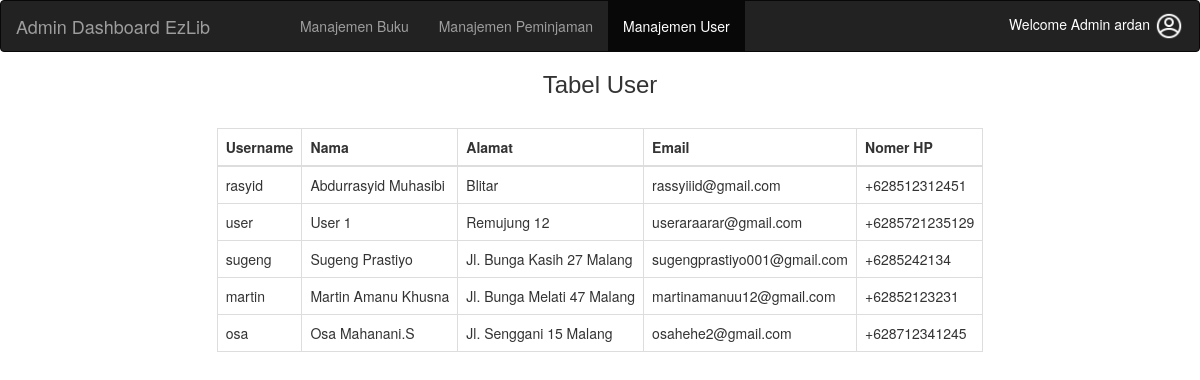
Page /manajemen_user.php (signed in) on the earlier database version.
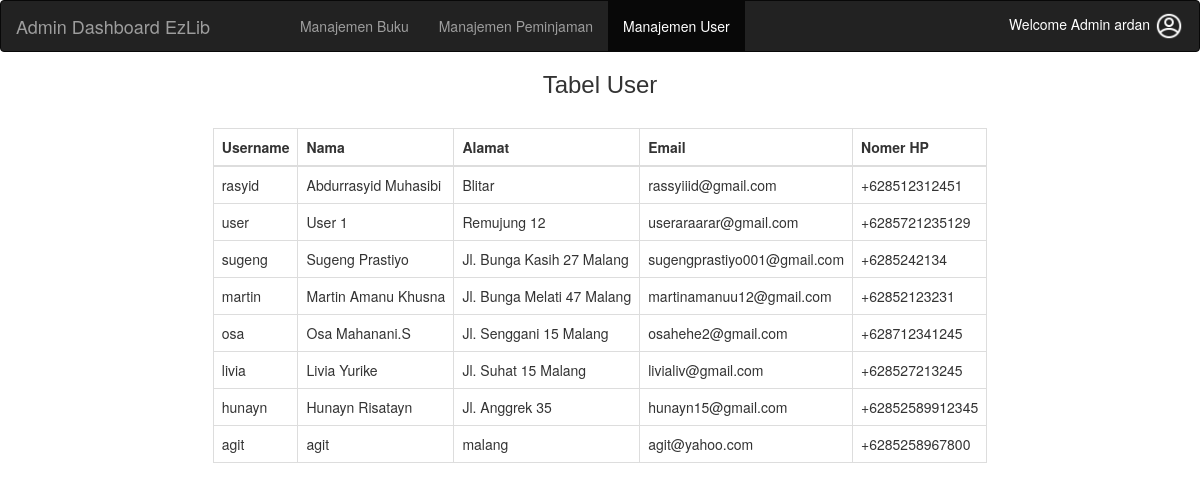
Same page on the later database version.
### tables this page shows
CREATE TABLE `user` (
  `id_user` int(11) NOT NULL,
  `username` varchar(10) NOT NULL,
  `password` varchar(70) NOT NULL,
  `nama_user` varchar(30) NOT NULL,
  `alamat_user` varchar(80) NOT NULL,
  `email` varchar(40) NOT NULL,
  `no_hp` varchar(20) NOT NULL
);

### manajemen_user.php (the view, shortened to what this page needs)
<!DOCTYPE html>
<html lang="en">
<head>
    <link rel="stylesheet" href="https://maxcdn.bootstrapcdn.com/bootstrap/3.4.0/css/bootstrap.min.css">
    <link rel="stylesheet" href="css/bootstrap.min.css">
    <link rel="stylesheet" href="css/style1.css">
</head>
<body>
    <?php
    if ($_SESSION['status'] == 'admin_login') {
        ?>
        <nav class="navbar navbar-inverse">
            <div class="container-fluid">
                <div class="navbar-header">
                    <a class="navbar-brand" href="admin_dashboard.php">Admin Dashboard EzLib</a>
                </div>
                <ul class="nav navbar-nav" style="margin-left:60px;">
                    <li><a href="admin_dashboard.php">Manajemen Buku</a></li>
                    <li><a href="manajemen_peminjaman.php">Manajemen Peminjaman</a></li>
                    <li class="active"><a href="manajemen_user.php">Manajemen User</a></li>
                </ul>
                <div class="dropdown" style="float:right">
                    <h5 style="color:white;float:right;margin-top:10px; border-radius: 20px;">Welcome Admin <?php echo $_SESSION['username'] ?> <img src="img/avatar.png" width="30px" height="30px"></h5>
                </div>
            </div>
        </nav>
        <center>
            <h3 style="font-family:Impact, Haettenschweiler, 'Arial Narrow Bold', sans-serif">Tabel User</h3>
        </center>
        <?php
            include "connection.php";
            $query = "select * from user";
            $result = mysqli_query($connect, $query);
            ?>
        <br>
        <center>
            <table class="table table-bordered" style="width:auto;margin-left:30px;margin-right:30px;">
                <thead>
                    <tr>
                        <th>Username</th>
                        <th>Nama</th>
                        <th>Alamat</th>
                        <th>Email</th>
                        <th>Nomer HP</th>
                    </tr>
                </thead>
                <tbody>
                    <?php
                        while ($row = mysqli_fetch_array($result)) {
                            ?>
                        <tr>
                            <td><?php echo $row['username'] ?></td>
                            <td><?php echo $row['nama_user'] ?></td>
                            <td><?php echo $row['alamat_user'] ?></td>
                            <td><?php echo $row['email'] ?></td>
                            <td><?php echo $row['no_hp'] ?></td>
                        </tr>
                    <?php
                        }
                        ?>
                </tbody>
            </table>
        </center>
    <?php
    } else {
        header("Refresh:0; url=admin_login.php");
    }
    ?>
</body>
</html>

### css/style1.css (style rules this page uses)
.dropdown { position: relative; display: inline-block; }

Differences in the rows shown:
added user: username "livia", nama_user "Livia Yurike", alamat_user "Jl. Suhat 15 Malang", email "livialiv@gmail.com", no_hp "+628527213245"
added user: username "hunayn", nama_user "Hunayn Risatayn", alamat_user "Jl. Anggrek 35", email "hunayn15@gmail.com", no_hp "+62852589912345"
added user: username "agit", nama_user "agit", alamat_user "malang", email "agit@yahoo.com", no_hp "+6285258967800"
